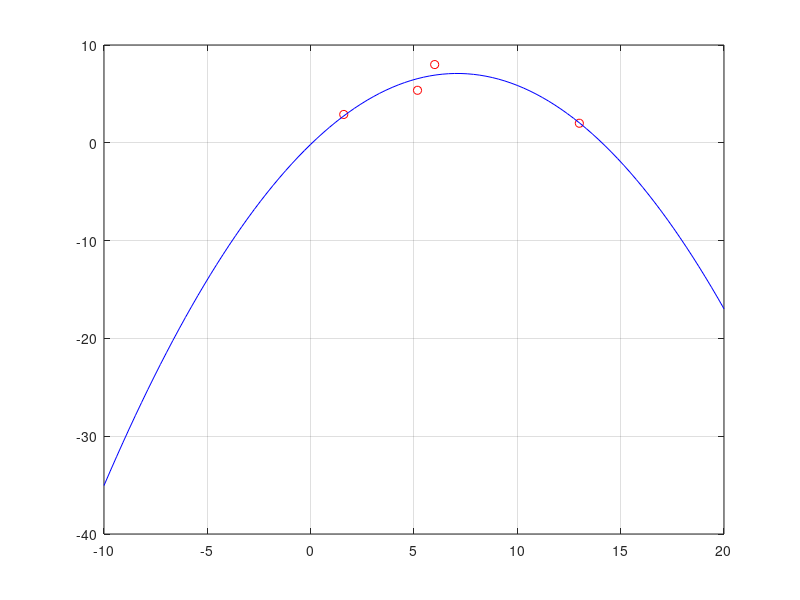

This figure's MATLAB source:
# Questao 7
x = [1.6; 5.17; 6; 13];
y = [2.9; 5.37; 8; 2];

V = [x.^2 x x.^0];
a = V\y;

f = @(x) a(1) + a(2) * x + a(3) * x^2;
xx = linspace(-10,20);
plot(x,y,'ro',xx,polyval(a,xx),'b-');grid on